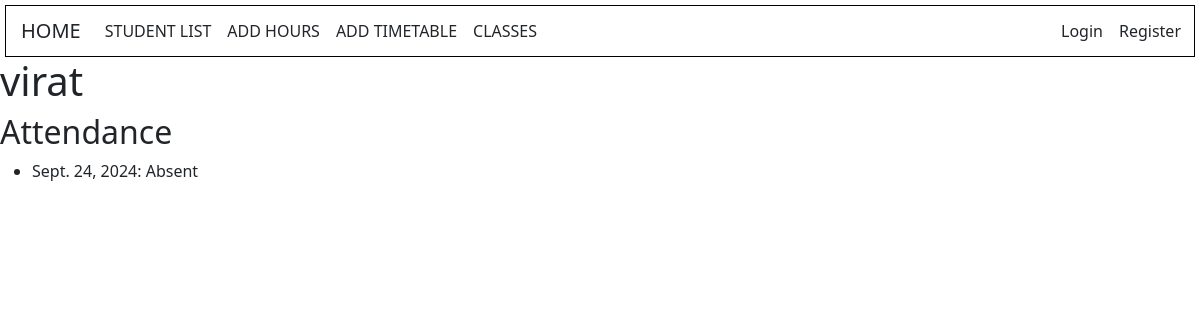
The app's page /students/students/1/ with its own data.
### students/models.py (models this page shows, shortened)
class Student(models.Model):
    name = models.CharField(max_length=100)
    roll_number = models.CharField(max_length=10, unique=True)
    student_class = models.ForeignKey(Class, on_delete=models.CASCADE)
    email = models.EmailField()
    phone = models.CharField(max_length=10)

class Attendance(models.Model):
    student = models.ForeignKey(Student, on_delete=models.CASCADE)
    date = models.DateField()
    period = models.ForeignKey(Period, on_delete=models.CASCADE)
    status = models.CharField(max_length=10, choices=[('Present', 'Present'), ('Absent', 'Absent')])

### students/views.py (the view)
# urls.py: path('students/<int:student_id>/', views.student_detail, name='student_detail'),
def student_detail(request, student_id):
    student = get_object_or_404(Student, id=student_id)
    attendance = Attendance.objects.filter(student=student)
    return render(request, 'students/student_detail.html', {'student': student, 'attendance': attendance})

### students/templates/students/student_detail.html (shortened to what this page needs)
<!DOCTYPE html>
<html>
<head>
    <link href="https://cdn.jsdelivr.net/npm/bootstrap@5.3.2/dist/css/bootstrap.min.css" rel="stylesheet">
</head>
<body>
    {% include 'students/navbar.html' %}
    <h1>{{ student.name }}</h1>
    <h2>Attendance</h2>
    <ul>
        {% for attend in attendance %}
            <li>{{ attend.date }}: {{ attend.status }}</li>
        {% endfor %}
    </ul>
</body>
</html>

### students/templates/students/navbar.html (style rules this page uses)
body { background:url('https://img.freepik.com/free-vector/beautiful-decorative-soft-colorful-watercolor-texture-background_1055-14290.jpg') no-repeat center center fixed; background-size: cover; }

### records on screen
Student: name "virat"
Attendance: date "Sept. 24, 2024", status "Absent"
